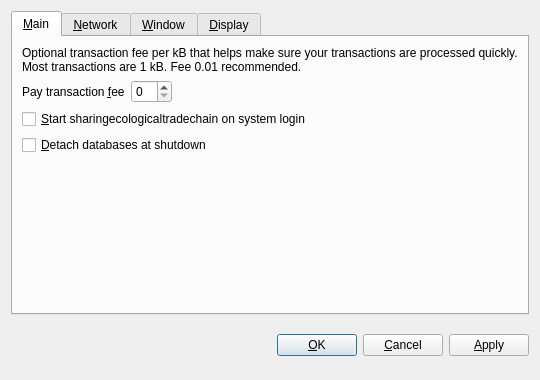
<?xml version="1.0" encoding="UTF-8"?>
<ui version="4.0">
 <class>OptionsDialog</class>
 <widget class="QDialog" name="OptionsDialog">
  <property name="geometry">
   <rect>
    <x>0</x>
    <y>0</y>
    <width>540</width>
    <height>380</height>
   </rect>
  </property>
  <property name="windowTitle">
   <string>Options</string>
  </property>
  <property name="modal">
   <bool>true</bool>
  </property>
  <layout class="QVBoxLayout" name="verticalLayout">
   <item>
    <widget class="QTabWidget" name="tabWidget">
     <property name="tabPosition">
      <enum>QTabWidget::North</enum>
     </property>
     <property name="currentIndex">
      <number>0</number>
     </property>
     <widget class="QWidget" name="tabMain">
      <attribute name="title">
       <string>&amp;Main</string>
      </attribute>
      <layout class="QVBoxLayout" name="verticalLayout_Main">
       <item>
        <widget class="QLabel" name="transactionFeeInfoLabel">
         <property name="text">
          <string>Optional transaction fee per kB that helps make sure your transactions are processed quickly. Most transactions are 1 kB. Fee 0.01 recommended.</string>
         </property>
         <property name="textFormat">
          <enum>Qt::PlainText</enum>
         </property>
         <property name="wordWrap">
          <bool>true</bool>
         </property>
        </widget>
       </item>
       <item>
        <layout class="QHBoxLayout" name="horizontalLayout_Main">
         <item>
          <widget class="QLabel" name="transactionFeeLabel">
           <property name="text">
            <string>Pay transaction &amp;fee</string>
           </property>
           <property name="textFormat">
            <enum>Qt::PlainText</enum>
           </property>
           <property name="buddy">
            <cstring>transactionFee</cstring>
           </property>
          </widget>
         </item>
         <item>
          <widget class="BitcoinAmountField" name="transactionFee"/>
         </item>
         <item>
          <spacer name="horizontalSpacer_Main">
           <property name="orientation">
            <enum>Qt::Horizontal</enum>
           </property>
           <property name="sizeHint" stdset="0">
            <size>
             <width>40</width>
             <height>20</height>
            </size>
           </property>
          </spacer>
         </item>
        </layout>
       </item>
       <item>
        <widget class="QCheckBox" name="bitcoinAtStartup">
         <property name="toolTip">
          <string>Automatically start sharingecologicaltradechain after logging in to the system.</string>
         </property>
         <property name="text">
          <string>&amp;Start sharingecologicaltradechain on system login</string>
         </property>
        </widget>
       </item>
       <item>
        <widget class="QCheckBox" name="detachDatabases">
         <property name="toolTip">
          <string>Detach block and address databases at shutdown. This means they can be moved to another data directory, but it slows down shutdown. The wallet is always detached.</string>
         </property>
         <property name="text">
          <string>&amp;Detach databases at shutdown</string>
         </property>
        </widget>
       </item>
       <item>
        <spacer name="verticalSpacer_Main">
         <property name="orientation">
          <enum>Qt::Vertical</enum>
         </property>
         <property name="sizeHint" stdset="0">
          <size>
           <width>20</width>
           <height>40</height>
          </size>
         </property>
        </spacer>
       </item>
      </layout>
     </widget>
     <widget class="QWidget" name="tabNetwork">
      <attribute name="title">
       <string>&amp;Network</string>
      </attribute>
      <layout class="QVBoxLayout" name="verticalLayout_Network">
       <item>
        <widget class="QCheckBox" name="mapPortUpnp">
         <property name="toolTip">
          <string>Automatically open the sharingecologicaltradechain client port on the router. This only works when your router supports UPnP and it is enabled.</string>
         </property>
         <property name="text">
          <string>Map port using &amp;UPnP</string>
         </property>
        </widget>
       </item>
       <item>
        <widget class="QCheckBox" name="connectSocks">
         <property name="toolTip">
          <string>Connect to the sharingecologicaltradechain network through a SOCKS proxy (e.g. when connecting through Tor).</string>
         </property>
         <property name="text">
          <string>&amp;Connect through SOCKS proxy:</string>
         </property>
        </widget>
       </item>
       <item>
        <layout class="QHBoxLayout" name="horizontalLayout_Network">
         <item>
          <widget class="QLabel" name="proxyIpLabel">
           <property name="text">
            <string>Proxy &amp;IP:</string>
           </property>
           <property name="textFormat">
            <enum>Qt::PlainText</enum>
           </property>
           <property name="buddy">
            <cstring>proxyIp</cstring>
           </property>
          </widget>
         </item>
         <item>
          <widget class="QValidatedLineEdit" name="proxyIp">
           <property name="maximumSize">
            <size>
             <width>140</width>
             <height>16777215</height>
            </size>
           </property>
           <property name="toolTip">
            <string>IP address of the proxy (e.g. 127.0.0.1)</string>
           </property>
          </widget>
         </item>
         <item>
          <widget class="QLabel" name="proxyPortLabel">
           <property name="text">
            <string>&amp;Port:</string>
           </property>
           <property name="textFormat">
            <enum>Qt::PlainText</enum>
           </property>
           <property name="buddy">
            <cstring>proxyPort</cstring>
           </property>
          </widget>
         </item>
         <item>
          <widget class="QLineEdit" name="proxyPort">
           <property name="maximumSize">
            <size>
             <width>55</width>
             <height>16777215</height>
            </size>
           </property>
           <property name="toolTip">
            <string>Port of the proxy (e.g. 9050)</string>
           </property>
          </widget>
         </item>
         <item>
          <widget class="QLabel" name="socksVersionLabel">
           <property name="text">
            <string>SOCKS &amp;Version:</string>
           </property>
           <property name="textFormat">
            <enum>Qt::PlainText</enum>
           </property>
           <property name="buddy">
            <cstring>socksVersion</cstring>
           </property>
          </widget>
         </item>
         <item>
          <widget class="QValueComboBox" name="socksVersion">
           <property name="toolTip">
            <string>SOCKS version of the proxy (e.g. 5)</string>
           </property>
          </widget>
         </item>
         <item>
          <spacer name="horizontalSpacer_Network">
           <property name="orientation">
            <enum>Qt::Horizontal</enum>
           </property>
           <property name="sizeHint" stdset="0">
            <size>
             <width>40</width>
             <height>20</height>
            </size>
           </property>
          </spacer>
         </item>
        </layout>
       </item>
       <item>
        <spacer name="verticalSpacer_Network">
         <property name="orientation">
          <enum>Qt::Vertical</enum>
         </property>
         <property name="sizeHint" stdset="0">
          <size>
           <width>20</width>
           <height>40</height>
          </size>
         </property>
        </spacer>
       </item>
      </layout>
     </widget>
     <widget class="QWidget" name="tabWindow">
      <attribute name="title">
       <string>&amp;Window</string>
      </attribute>
      <layout class="QVBoxLayout" name="verticalLayout_Window">
       <item>
        <widget class="QCheckBox" name="minimizeToTray">
         <property name="toolTip">
          <string>Show only a tray icon after minimizing the window.</string>
         </property>
         <property name="text">
          <string>&amp;Minimize to the tray instead of the taskbar</string>
         </property>
        </widget>
       </item>
       <item>
        <widget class="QCheckBox" name="minimizeOnClose">
         <property name="toolTip">
          <string>Minimize instead of exit the application when the window is closed. When this option is enabled, the application will be closed only after selecting Quit in the menu.</string>
         </property>
         <property name="text">
          <string>M&amp;inimize on close</string>
         </property>
        </widget>
       </item>
       <item>
        <spacer name="verticalSpacer_Window">
         <property name="orientation">
          <enum>Qt::Vertical</enum>
         </property>
         <property name="sizeHint" stdset="0">
          <size>
           <width>20</width>
           <height>40</height>
          </size>
         </property>
        </spacer>
       </item>
      </layout>
     </widget>
     <widget class="QWidget" name="tabDisplay">
      <attribute name="title">
       <string>&amp;Display</string>
      </attribute>
      <layout class="QVBoxLayout" name="verticalLayout_Display">
       <item>
        <layout class="QHBoxLayout" name="horizontalLayout_1_Display">
         <item>
          <widget class="QLabel" name="langLabel">
           <property name="text">
            <string>User Interface &amp;language:</string>
           </property>
           <property name="textFormat">
            <enum>Qt::PlainText</enum>
           </property>
           <property name="buddy">
            <cstring>lang</cstring>
           </property>
          </widget>
         </item>
         <item>
          <widget class="QValueComboBox" name="lang">
           <property name="toolTip">
            <string>The user interface language can be set here. This setting will take effect after restarting sharingecologicaltradechain.</string>
           </property>
          </widget>
         </item>
        </layout>
       </item>
       <item>
        <layout class="QHBoxLayout" name="horizontalLayout_2_Display">
         <item>
          <widget class="QLabel" name="unitLabel">
           <property name="text">
            <string>&amp;Unit to show amounts in:</string>
           </property>
           <property name="textFormat">
            <enum>Qt::PlainText</enum>
           </property>
           <property name="buddy">
            <cstring>unit</cstring>
           </property>
          </widget>
         </item>
         <item>
          <widget class="QValueComboBox" name="unit">
           <property name="toolTip">
            <string>Choose the default subdivision unit to show in the interface and when sending coins.</string>
           </property>
          </widget>
         </item>
        </layout>
       </item>
       <item>
        <widget class="QCheckBox" name="displayAddresses">
         <property name="toolTip">
          <string>Whether to show sharingecologicaltradechain addresses in the transaction list.</string>
         </property>
         <property name="text">
          <string>&amp;Display addresses in transaction list</string>
         </property>
        </widget>
       </item>
       <item>
        <widget class="QCheckBox" name="coinControlFeatures">
         <property name="toolTip">
          <string>Whether to show coin control features or not.</string>
         </property>
         <property name="text">
          <string>Display coin &amp;control features (experts only!)</string>
         </property>
        </widget>
       </item>
       <item>
        <spacer name="verticalSpacer_Display">
         <property name="orientation">
          <enum>Qt::Vertical</enum>
         </property>
         <property name="sizeHint" stdset="0">
          <size>
           <width>20</width>
           <height>40</height>
          </size>
         </property>
        </spacer>
       </item>
      </layout>
     </widget>
    </widget>
   </item>
   <item>
    <layout class="QHBoxLayout" name="horizontalLayout_Buttons">
     <item>
      <spacer name="horizontalSpacer_1">
       <property name="orientation">
        <enum>Qt::Horizontal</enum>
       </property>
       <property name="sizeHint" stdset="0">
        <size>
         <width>40</width>
         <height>48</height>
        </size>
       </property>
      </spacer>
     </item>
     <item>
      <widget class="QLabel" name="statusLabel">
       <property name="font">
        <font>
         <weight>75</weight>
         <bold>true</bold>
        </font>
       </property>
       <property name="text">
        <string/>
       </property>
       <property name="textFormat">
        <enum>Qt::PlainText</enum>
       </property>
       <property name="wordWrap">
        <bool>true</bool>
       </property>
      </widget>
     </item>
     <item>
      <spacer name="horizontalSpacer_2">
       <property name="orientation">
        <enum>Qt::Horizontal</enum>
       </property>
       <property name="sizeHint" stdset="0">
        <size>
         <width>40</width>
         <height>48</height>
        </size>
       </property>
      </spacer>
     </item>
     <item>
      <widget class="QPushButton" name="okButton">
       <property name="text">
        <string>&amp;OK</string>
       </property>
      </widget>
     </item>
     <item>
      <widget class="QPushButton" name="cancelButton">
       <property name="text">
        <string>&amp;Cancel</string>
       </property>
       <property name="autoDefault">
        <bool>false</bool>
       </property>
      </widget>
     </item>
     <item>
      <widget class="QPushButton" name="applyButton">
       <property name="text">
        <string>&amp;Apply</string>
       </property>
       <property name="autoDefault">
        <bool>false</bool>
       </property>
      </widget>
     </item>
    </layout>
   </item>
  </layout>
 </widget>
 <customwidgets>
  <customwidget>
   <class>BitcoinAmountField</class>
   <extends>QSpinBox</extends>
   <header>bitcoinamountfield.h</header>
  </customwidget>
  <customwidget>
   <class>QValueComboBox</class>
   <extends>QComboBox</extends>
   <header>qvaluecombobox.h</header>
  </customwidget>
  <customwidget>
   <class>QValidatedLineEdit</class>
   <extends>QLineEdit</extends>
   <header>qvalidatedlineedit.h</header>
  </customwidget>
 </customwidgets>
 <resources/>
 <connections/>
</ui>
